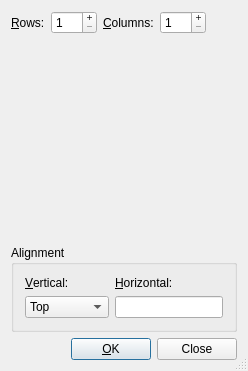
<ui version="4.0" >
 <author></author>
 <comment></comment>
 <exportmacro></exportmacro>
 <class>QMathMatrixUi</class>
 <widget class="QDialog" name="QMathMatrixUi" >
  <property name="geometry" >
   <rect>
    <x>0</x>
    <y>0</y>
    <width>248</width>
    <height>371</height>
   </rect>
  </property>
  <property name="windowTitle" >
   <string/>
  </property>
  <property name="sizeGripEnabled" >
   <bool>true</bool>
  </property>
  <layout class="QGridLayout" >
   <property name="margin" >
    <number>11</number>
   </property>
   <property name="spacing" >
    <number>6</number>
   </property>
   <item row="0" column="0" colspan="2" >
    <layout class="QHBoxLayout" >
     <property name="margin" >
      <number>0</number>
     </property>
     <property name="spacing" >
      <number>6</number>
     </property>
     <item>
      <widget class="QLabel" name="rowsL" >
       <property name="toolTip" >
        <string>Number of rows</string>
       </property>
       <property name="text" >
        <string>&amp;Rows:</string>
       </property>
       <property name="buddy" >
        <cstring>rowsSB</cstring>
       </property>
      </widget>
     </item>
     <item>
      <widget class="QSpinBox" name="rowsSB" >
       <property name="toolTip" >
        <string>Number of rows</string>
       </property>
       <property name="buttonSymbols" >
        <enum>QAbstractSpinBox::PlusMinus</enum>
       </property>
       <property name="maximum" >
        <number>511</number>
       </property>
       <property name="minimum" >
        <number>1</number>
       </property>
      </widget>
     </item>
     <item>
      <widget class="QLabel" name="columnsL" >
       <property name="toolTip" >
        <string>Number of columns</string>
       </property>
       <property name="text" >
        <string>&amp;Columns:</string>
       </property>
       <property name="buddy" >
        <cstring>columnsSB</cstring>
       </property>
      </widget>
     </item>
     <item>
      <widget class="QSpinBox" name="columnsSB" >
       <property name="toolTip" >
        <string>Number of columns</string>
       </property>
       <property name="buttonSymbols" >
        <enum>QAbstractSpinBox::PlusMinus</enum>
       </property>
       <property name="maximum" >
        <number>511</number>
       </property>
       <property name="minimum" >
        <number>1</number>
       </property>
      </widget>
     </item>
     <item>
      <spacer>
       <property name="orientation" >
        <enum>Qt::Horizontal</enum>
       </property>
       <property name="sizeType" >
        <enum>QSizePolicy::Expanding</enum>
       </property>
       <property name="sizeHint" >
        <size>
         <width>20</width>
         <height>20</height>
        </size>
       </property>
      </spacer>
     </item>
    </layout>
   </item>
   <item row="1" column="1" >
    <spacer>
     <property name="orientation" >
      <enum>Qt::Horizontal</enum>
     </property>
     <property name="sizeType" >
      <enum>QSizePolicy::MinimumExpanding</enum>
     </property>
     <property name="sizeHint" >
      <size>
       <width>20</width>
       <height>20</height>
      </size>
     </property>
    </spacer>
   </item>
   <item row="1" column="0" >
    <widget class="EmptyTable" name="table" >
     <property name="sizePolicy" >
      <sizepolicy>
       <hsizetype>5</hsizetype>
       <vsizetype>5</vsizetype>
       <horstretch>0</horstretch>
       <verstretch>0</verstretch>
      </sizepolicy>
     </property>
     <property name="toolTip" >
      <string>Resize this to the correct table dimensions</string>
     </property>
    </widget>
   </item>
   <item row="4" column="0" colspan="2" >
    <layout class="QHBoxLayout" >
     <property name="margin" >
      <number>0</number>
     </property>
     <property name="spacing" >
      <number>6</number>
     </property>
     <item>
      <spacer>
       <property name="orientation" >
        <enum>Qt::Horizontal</enum>
       </property>
       <property name="sizeType" >
        <enum>QSizePolicy::Expanding</enum>
       </property>
       <property name="sizeHint" >
        <size>
         <width>20</width>
         <height>20</height>
        </size>
       </property>
      </spacer>
     </item>
     <item>
      <widget class="QPushButton" name="okPB" >
       <property name="text" >
        <string>&amp;OK</string>
       </property>
      </widget>
     </item>
     <item>
      <widget class="QPushButton" name="closePB" >
       <property name="text" >
        <string>Close</string>
       </property>
      </widget>
     </item>
    </layout>
   </item>
   <item row="2" column="0" >
    <spacer>
     <property name="orientation" >
      <enum>Qt::Vertical</enum>
     </property>
     <property name="sizeType" >
      <enum>QSizePolicy::MinimumExpanding</enum>
     </property>
     <property name="sizeHint" >
      <size>
       <width>20</width>
       <height>20</height>
      </size>
     </property>
    </spacer>
   </item>
   <item row="3" column="0" colspan="2" >
    <widget class="QGroupBox" name="alignmentG" >
     <property name="title" >
      <string>Alignment</string>
     </property>
     <layout class="QGridLayout" >
      <property name="margin" >
       <number>11</number>
      </property>
      <property name="spacing" >
       <number>6</number>
      </property>
      <item row="1" column="0" >
       <widget class="QComboBox" name="valignCO" >
        <property name="toolTip" >
         <string>Vertical alignment</string>
        </property>
        <item>
         <property name="text" >
          <string>Top</string>
         </property>
        </item>
        <item>
         <property name="text" >
          <string>Middle</string>
         </property>
        </item>
        <item>
         <property name="text" >
          <string>Bottom</string>
         </property>
        </item>
       </widget>
      </item>
      <item row="0" column="0" >
       <widget class="QLabel" name="valignLA" >
        <property name="text" >
         <string>&amp;Vertical:</string>
        </property>
        <property name="alignment" >
         <set>Qt::AlignLeading|Qt::AlignLeft|Qt::AlignVCenter</set>
        </property>
        <property name="buddy" >
         <cstring>valignCO</cstring>
        </property>
       </widget>
      </item>
      <item row="1" column="1" >
       <widget class="QLineEdit" name="halignED" >
        <property name="sizePolicy" >
         <sizepolicy>
          <hsizetype>1</hsizetype>
          <vsizetype>0</vsizetype>
          <horstretch>0</horstretch>
          <verstretch>0</verstretch>
         </sizepolicy>
        </property>
        <property name="toolTip" >
         <string>Horizontal alignment per column (l,c,r)</string>
        </property>
       </widget>
      </item>
      <item row="0" column="1" >
       <widget class="QLabel" name="widthLA_2" >
        <property name="text" >
         <string>&amp;Horizontal:</string>
        </property>
        <property name="buddy" >
         <cstring>halignED</cstring>
        </property>
       </widget>
      </item>
     </layout>
    </widget>
   </item>
  </layout>
 </widget>
 <pixmapfunction></pixmapfunction>
 <customwidgets>
  <customwidget>
   <class>EmptyTable</class>
   <extends></extends>
   <header>emptytable.h</header>
   <container>0</container>
   <pixmap></pixmap>
  </customwidget>
 </customwidgets>
 <resources/>
 <connections/>
</ui>
